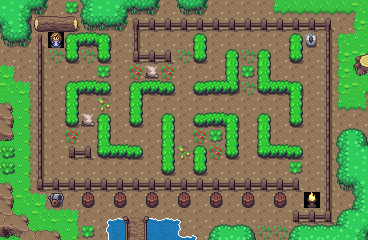

Below is a game level as drawn by its tile map, then a one-line description and the .tmx file that defines it, in full:
An orthogonal 23x15 tile map with 16x16 px tiles, 2 tile layers (Background, Items).

<map version="1.5" tiledversion="2021.03.23" orientation="orthogonal" renderorder="right-down" width="23" height="15" tilewidth="16" tileheight="16" infinite="0" nextlayerid="3" nextobjectid="1">
 <editorsettings>
  <export target="Level04.json" format="json" />
 </editorsettings>
 <tileset firstgid="1" source="Nobelia.tsx" />
 <layer id="1" name="Background" width="23" height="15">
  <data encoding="csv">
81,91,85,1,225,88,81,91,87,85,1,84,85,1,1,1,1,47,38,38,38,38,39,
90,89,78,79,80,84,87,85,50,55,55,55,55,55,55,55,55,55,55,55,51,1,41,
84,85,56,1,66,71,67,1,54,1,1,1,72,1,1,1,1,1,72,113,54,45,44,
1,1,54,29,73,29,73,1,52,55,59,29,73,1,72,29,72,1,73,1,54,41,122,
46,1,54,1,1,1,225,1,31,217,31,1,1,1,70,225,70,1,1,1,54,41,120,
42,46,54,1,66,71,75,1,66,71,75,1,74,71,69,29,68,71,67,1,54,41,37,
100,40,54,1,70,1,30,1,70,1,1,1,1,1,1,1,1,1,70,1,54,47,48,
98,40,54,1,73,217,72,1,73,1,72,1,74,71,67,1,72,1,73,1,54,1,1,
104,40,54,1,31,1,70,1,1,1,70,1,31,225,70,1,70,1,1,1,54,82,83,
226,40,54,1,58,59,68,71,75,1,70,30,72,31,73,1,68,71,75,1,54,88,93,
226,40,54,1,1,1,1,1,1,1,73,1,73,1,1,1,1,1,225,1,54,88,81,
100,40,52,55,55,55,55,55,55,55,55,55,55,55,55,55,55,55,59,1,54,84,90,
98,42,46,76,1,233,1,233,1,233,1,233,1,233,1,233,1,233,1,119,54,1,88,
109,100,42,43,46,1,17,3,4,5,18,19,1,1,1,1,1,1,58,55,53,82,92,
106,105,102,100,40,225,20,61,9,62,60,27,19,82,86,83,29,29,82,86,86,92,91
</data>
 </layer>
 <layer id="2" name="Items" width="23" height="15">
  <data encoding="csv">
0,0,0,0,0,0,0,0,0,0,0,0,0,0,0,0,0,0,0,0,0,0,0,
0,0,0,0,0,0,0,0,0,0,0,0,0,0,0,0,0,0,0,0,0,0,0,
0,0,0,129,0,0,0,0,0,0,0,0,0,0,0,0,0,0,0,0,0,0,0,
0,0,0,0,0,0,0,0,0,0,0,0,0,0,0,0,0,0,0,0,0,0,0,
0,0,0,0,0,0,0,0,0,0,0,0,0,0,0,0,0,0,0,0,0,0,0,
0,0,0,0,0,0,0,0,0,0,0,0,0,0,0,0,0,0,0,0,0,0,0,
0,0,0,0,0,0,0,0,0,0,0,0,0,0,0,0,0,0,0,0,0,0,0,
0,0,0,0,0,0,0,0,0,0,0,0,0,0,0,0,0,0,0,0,0,0,0,
0,0,0,0,0,0,0,0,0,0,0,0,0,0,0,0,0,0,0,0,0,0,0,
0,0,0,0,0,0,0,0,0,0,0,0,0,0,0,0,0,0,0,0,0,0,0,
0,0,0,0,0,0,0,0,0,0,0,0,0,0,0,0,0,0,0,0,0,0,0,
0,0,0,0,0,0,0,0,0,0,0,0,0,0,0,0,0,0,0,0,0,0,0,
0,0,0,0,0,0,0,0,0,0,0,0,0,0,0,0,0,0,0,168,0,0,0,
0,0,0,0,0,0,0,0,0,0,0,0,0,0,0,0,0,0,0,0,0,0,0,
0,0,0,0,0,0,0,0,0,0,0,0,0,0,0,0,0,0,0,0,0,0,0
</data>
 </layer>
</map>